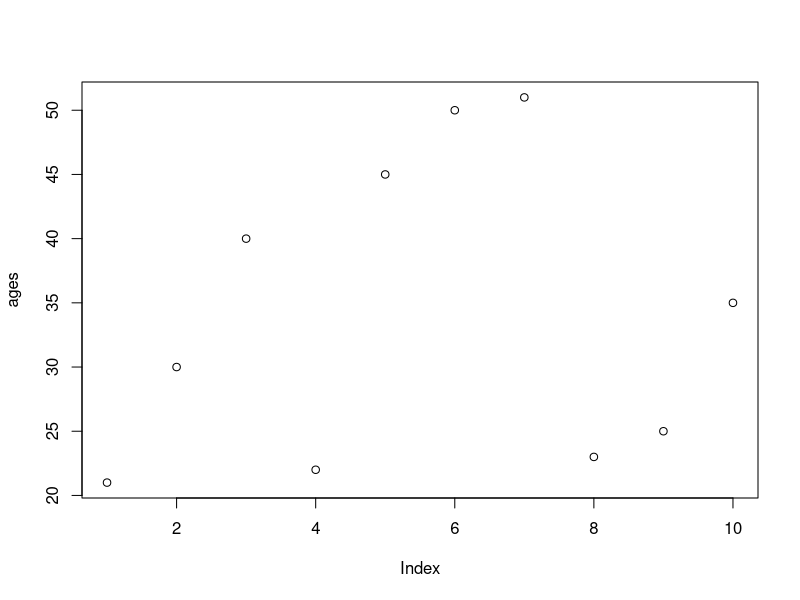
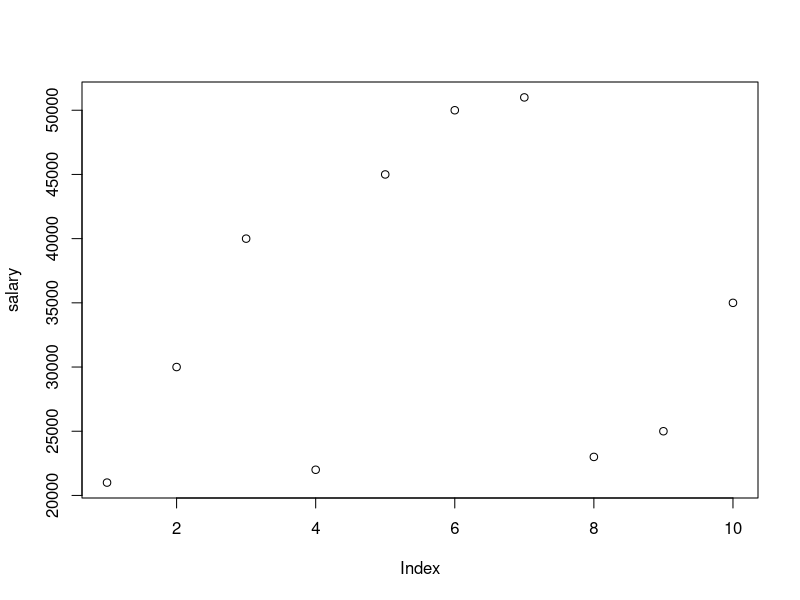
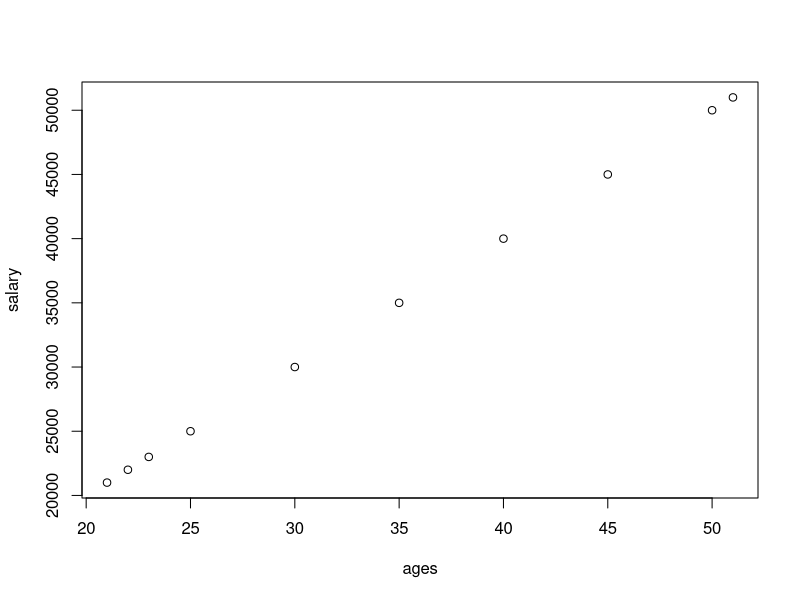
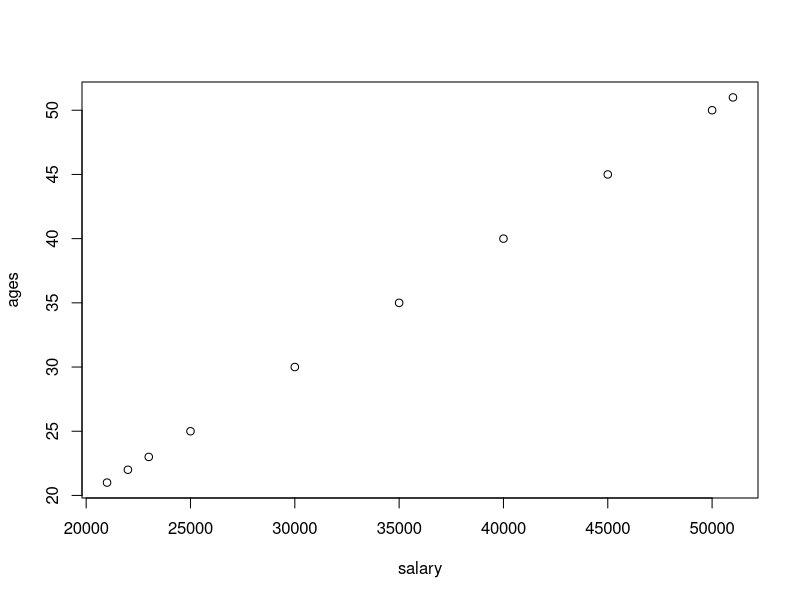
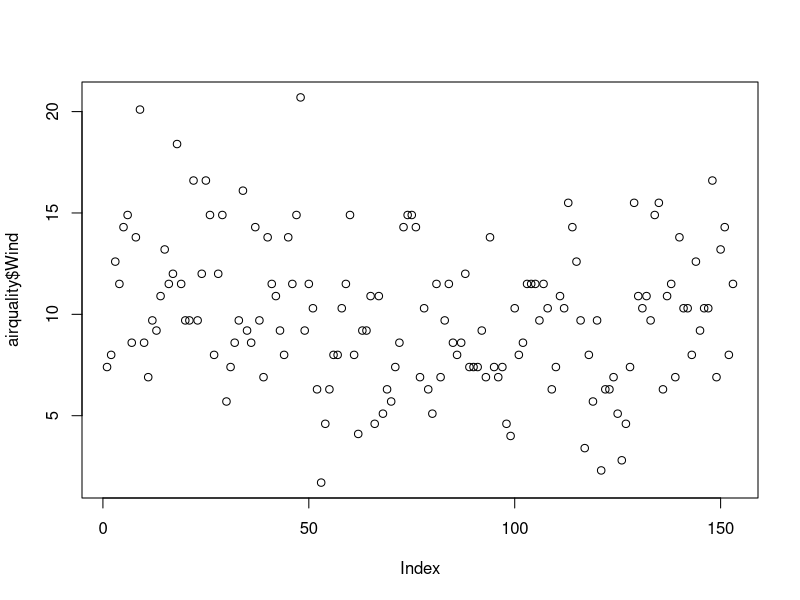
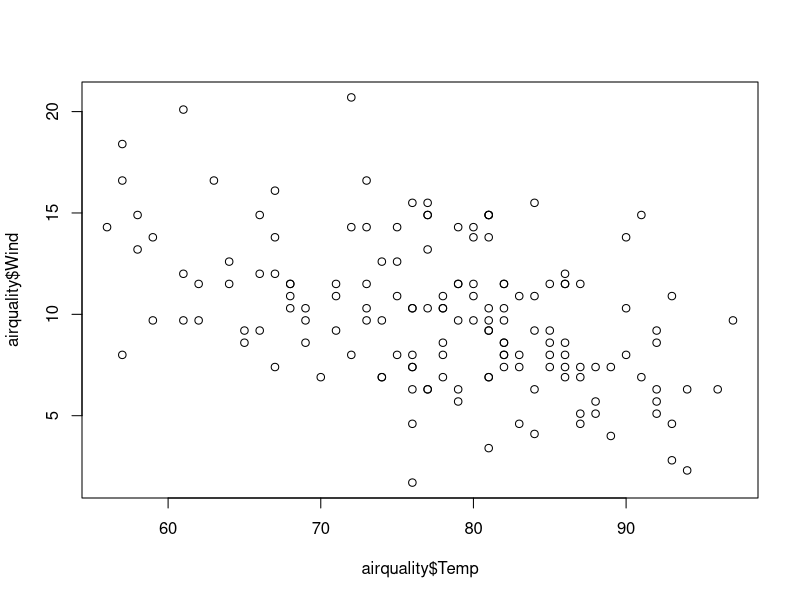
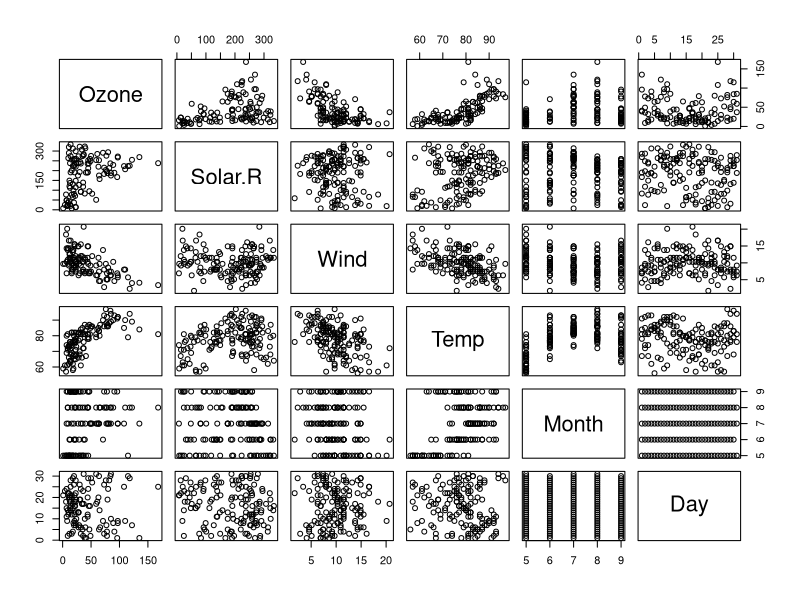
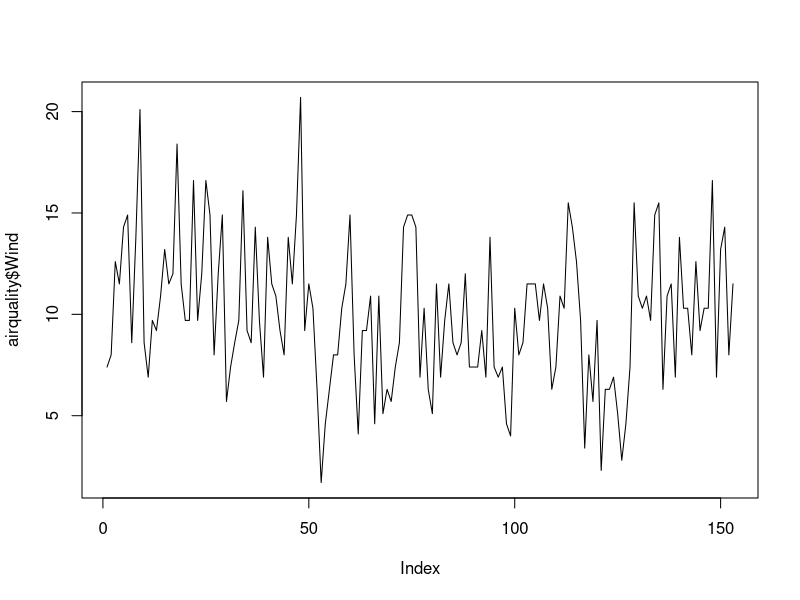

These figures' R source, in order:
ages=c(21,30,40,22,45,50,51,23,25,35)
plot(ages)

salary=c(21000,30000,40000,22000,45000,50000,51000,23000,25000,35000)
plot(salary)


plot(ages,salary)
plot(salary,ages)

help(plot)
##########################

#airquality=read.csv('path/airquality.csv',header=T)
airquality=datasets::airquality
head(airquality,10)  #top 10
tail(airquality,10)   #bottom 10
names(airquality)
colnames(airquality)
#
airquality[,c(1,2)]
df=airquality[,-6]   #excluded column no.6
df
summary(airquality[,1])   #summary of cloumn 1
#or
summary(airquality$Ozone) 
summary(airquality$Temp)  
airquality$Wind

###############Visualization#####
plot(airquality$Wind)
plot(airquality$Temp,airquality$Wind,type='p')
plot(airquality)
plot(airquality$Wind,type='l')
plot(airquality$Wind,type='b')
plot(airquality$Wind,xlab='Ozone Concentration',ylab='No. of Instances',main='Ozone levels in NY city',col='blue',type='b')
plot(airquality,col='red')
plot(airquality$Ozone,airquality$Solar.R,col='green')
plot(airquality$Solar.R,airquality$Ozone,col='pink')

####Horizontal bar plot
barplot(airquality$Ozone,main='Ozone Concentration in air',ylab='Ozone levels',col='pink',horiz=T,axes=F)
help(barplot)

###Histogram
hist(airquality$Temp)
hist(airquality$Temp,main='Solar Radiation values in air', xlab='Solar rad.',col='blue',border ='red')

######Boxplot
help(boxplot)
boxplot(airquality$Wind,main='Boxplot',col='blue',border ='red',horizontal =T)
boxplot.stats(airquality$Wind)$out   #Showing outliers

#Multiple box plots
boxplot(airquality[,1:4],main='Multiple Boxplot',horizontal =F,col='pink')

########